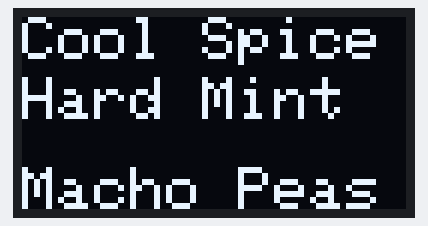
Simulated run of this sketch. Board: Arduino Uno, built with avr-gcc and run on an emulated ATmega328P. On the bench: 128×64 one-colour display.

Above: at 2.1 s.

The sketch:

sketch_jun07a.ino
```cpp
#include <Wire.h>

#include <Adafruit_GFX.h>

#include <Adafruit_SSD1306.h>

#define SCREEN_WIDTH 128 /*128 width of OLED in pixels*/

#define SCREEN_HEIGHT 64 /*64 height of OLED in pixels*/

Adafruit_SSD1306 display(SCREEN_WIDTH, SCREEN_HEIGHT, &Wire, -1); /*OLED display connected at I2C pins (SDA, SCL)*/

void setup() {

  Serial.begin(115200);  /*Baud rate UART communication */
  if(!display.begin(SSD1306_SWITCHCAPVCC, 0x3C)) { /*I2C Address at which OLED will communicate*/
    Serial.println(F("SSD1306 allocation failed"));
    for(;;);
  }
  delay(2000);
  display.clearDisplay();  /*Clear display*/
  display.setTextSize(2);  /*OLED screen text size defined*/
  display.setTextColor(WHITE); /*OLED screen text color*/
  display.setCursor(0, 0); /*Display static text*/
  display.println("Cool Spice");  /*String to represent on OLED display*/
  display.setCursor(0, 20); /*Display static text*/
  display.println("Hard Mint");  /*String to represent on OLED display*/


  display.setCursor(0, 50); /*Display static text*/
  display.println("Macho Peas");  /*String to represent on OLED display*/


  display.display();


}

void loop() {

}
```
